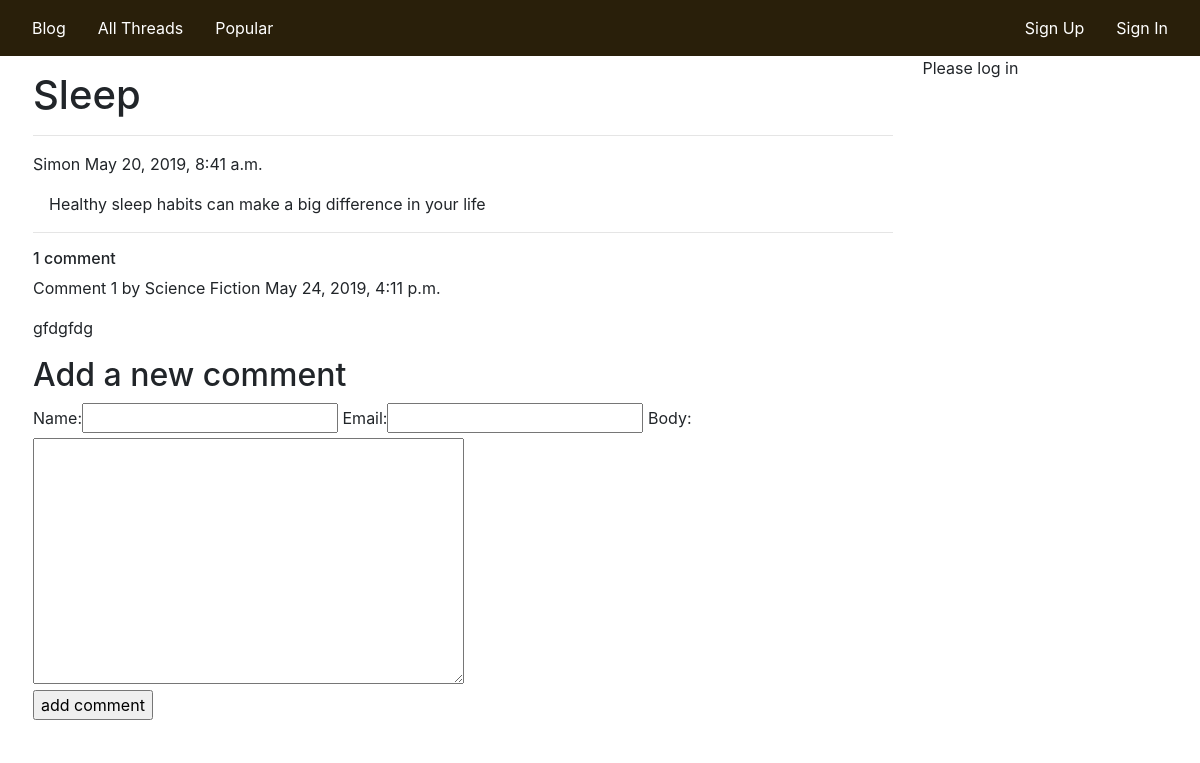
Page /blog/1/sleep-habits on the committed database.
### blog/models.py (models this page shows, shortened)
class Post(models.Model):
    title = models.CharField(max_length=200)
    slug = models.SlugField(max_length=200, unique_for_date="pub_date")
    author = models.ForeignKey(
        User, null=True, on_delete=models.SET_NULL, related_name="blog_posts")
    body = models.TextField()
    pub_date = models.DateTimeField(default=timezone.now)
    created = models.DateTimeField(auto_now_add=True)
    updated = models.DateTimeField(auto_now=True)
    STATUS_CHOICES = (('draft', 'Draft'), ('published', 'Published'))
    status = models.CharField(
        max_length=10, choices=STATUS_CHOICES, default='draft')
    class Meta:
        ordering = ("-pub_date",)

class Comment(models.Model):
    post = models.ForeignKey(
        Post, on_delete=models.CASCADE, related_name='comments')
    name = models.CharField(max_length=80)
    email = models.EmailField()
    body = models.TextField()
    created = models.DateTimeField(auto_now_add=True)
    updated = models.DateTimeField(auto_now=True)
    approved = models.BooleanField(default=True)
    class Meta:
        ordering = ('created',)

### blog/views.py (the view)
def post_detail(request, pk, post):
    post = get_object_or_404(
        Post, id=pk, slug=post)
    comments = post.comments.filter(approved=True)
    new_comment = None
    if request.method == 'POST':
        comment_form = CommentForm(data=request.POST)
        if comment_form.is_valid():
            new_comment = comment_form.save(commit=False)
            new_comment.post = post
            new_comment.save()
    else:
        comment_form = CommentForm()
    return render(request,
                  'blog/post/detail.html',
                  {'post': post,
                   'comments': comments,
                   'new_comment': new_comment,
                   'comment_form': comment_form})

### blog/forms.py
class CommentForm(forms.ModelForm):
    class Meta:
        model = Comment
        fields = ('name', 'email', 'body')

### blog/templates/blog/post/detail.html
{%extends "blog/base.html"%} {%block content%}
<h1>{{ post.title }}</h1>
<hr />
<p>
  <span class="author">{{ post.author }}</span> {{ post.pub_date }}
</p>
<p class="post-content">{{ post.body }}</p>
<hr />
{% with comments.count as total_comments %}
<h6>{{ total_comments }} comment{{ total_comments | pluralize }}</h6>
{% endwith %} {% for comment in comments %}
<div class="comment">
  <p class="info">
    Comment {{ forloop.counter }} by {{ comment.name }} {{ comment.created }}
  </p>
  {{ comment.body | linebreaks }}
</div>
{% empty %}
<p>There are no comments yet.</p>
{% endfor %} {% if new_comment %}
<h4>Your comment has been added.</h4>
{%else%}
<h2>Add a new comment</h2>
<form method="POST">
  {{ comment_form.as_table }} {%csrf_token%}
  <p><input type="submit" value="add comment" /></p>
</form>
{%endif%} {%endblock%}

### blog/static/blog/style.css (style rules this page uses)
.author { text-transform: capitalize; }
.post-content { padding-left: 1rem; }

### rows in the picture
Post: title "Sleep", author "Simon", pub_date "May 20, 2019, 8:41 a.m.", body "Healthy sleep habits can make a big difference in your life"
Comment: name "Science Fiction", created "May 24, 2019, 4:11 p.m.", body "gfdgfdg"

### other values in the picture
{{ total_comments }} "1"
